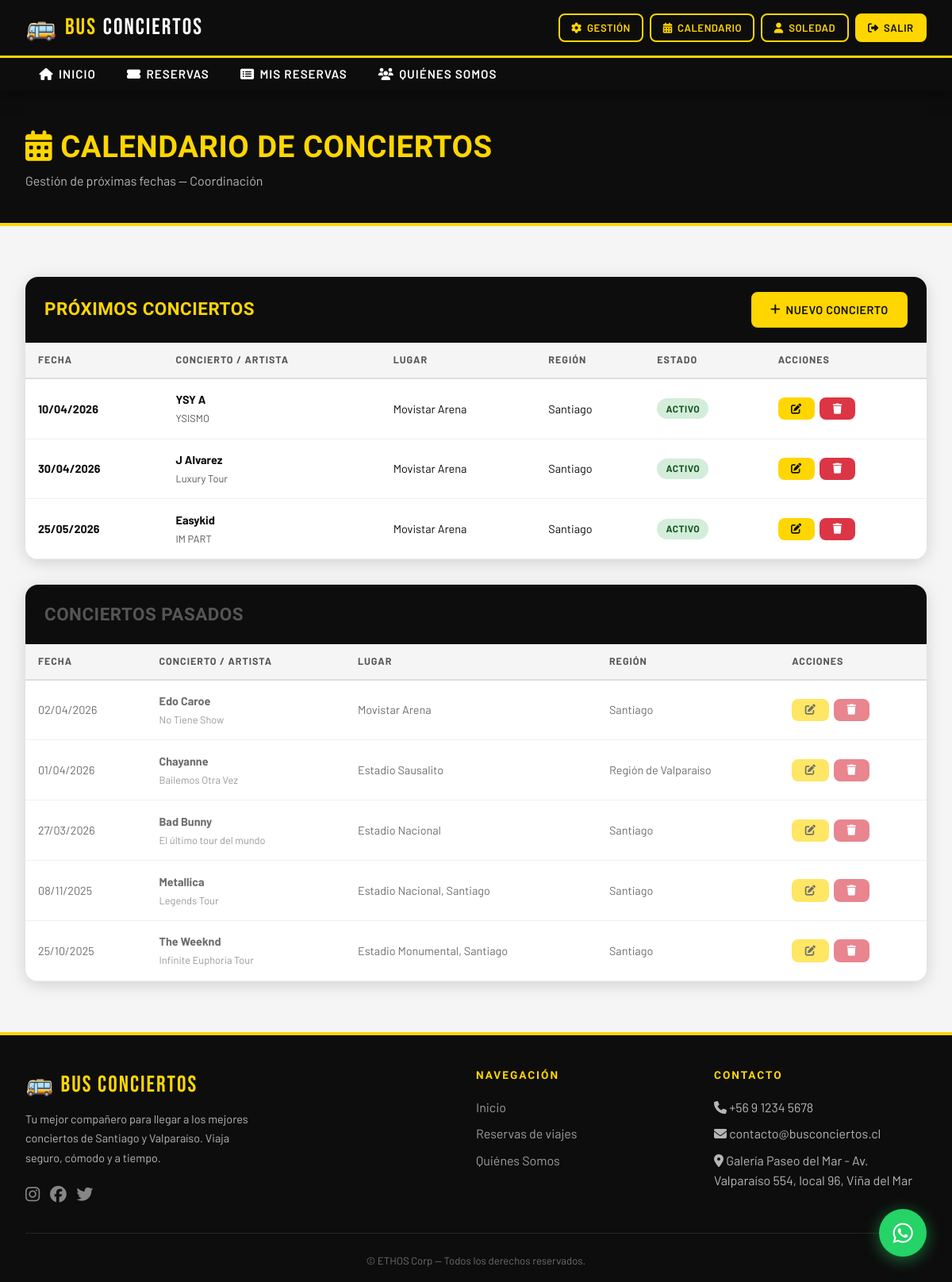
Page /calendario/ (signed in) on the earlier database version.
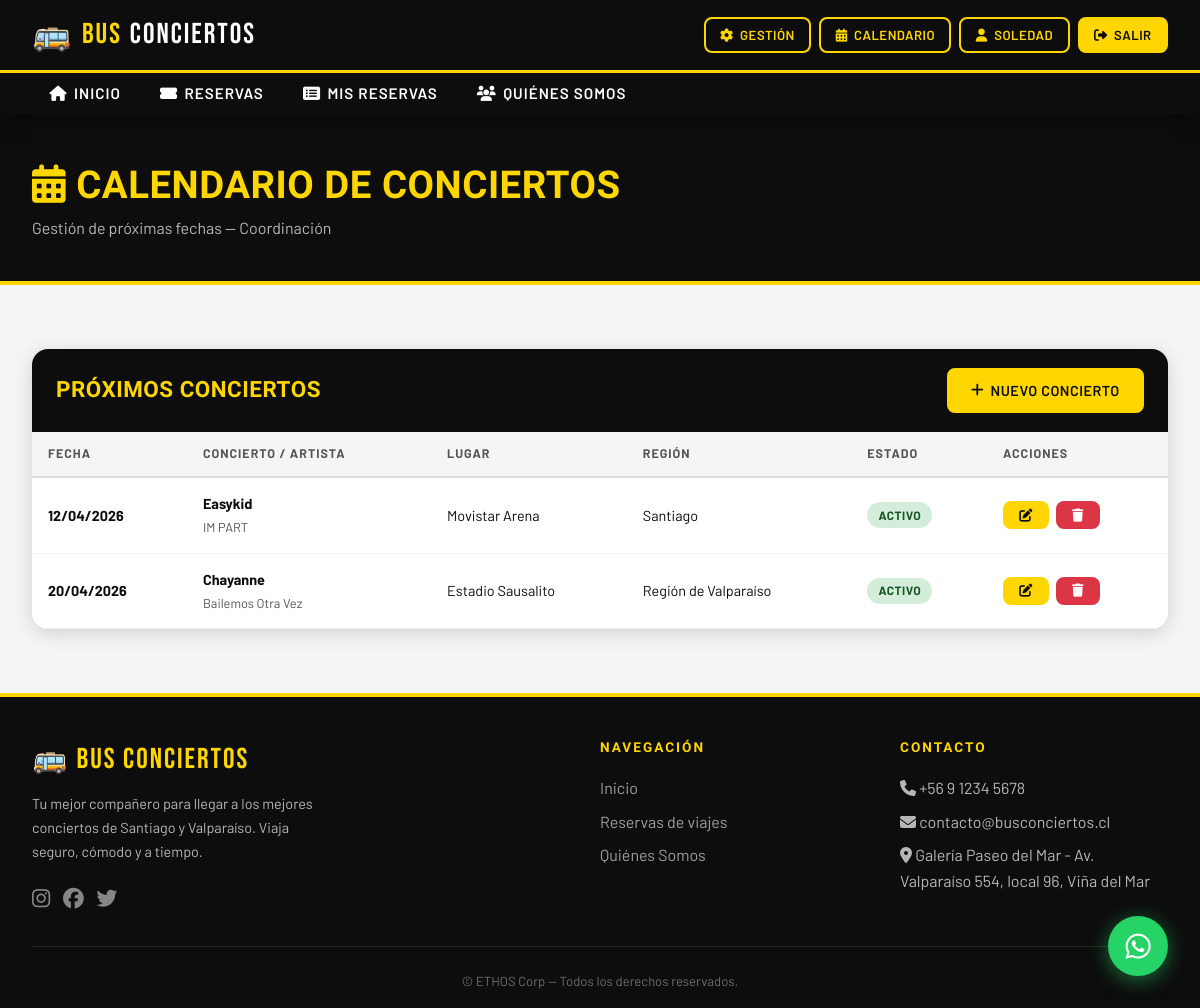
Same page on the later database version.
### core/models.py (models this page shows, shortened)
class Concierto(models.Model):
    REGION_CHOICES = [
        ('santiago', 'Santiago'),
        ('valparaiso', 'Región de Valparaíso'),
    ]
    nombre = models.CharField(max_length=200, verbose_name='Nombre del Concierto')
    artista = models.CharField(max_length=200, verbose_name='Artista / Banda')
    fecha = models.DateField(verbose_name='Fecha')
    lugar = models.CharField(max_length=300, verbose_name='Lugar / Recinto')
    region = models.CharField(max_length=20, choices=REGION_CHOICES, verbose_name='Región')
    descripcion = models.TextField(blank=True, verbose_name='Descripción')
    imagen_url = models.URLField(blank=True, verbose_name='URL Imagen')
    activo = models.BooleanField(default=True)
    class Meta:
        verbose_name = 'Concierto'
        verbose_name_plural = 'Conciertos'
        ordering = ['fecha']

### core/views.py (the view)
# urls.py: path('calendario/', views.calendario_conciertos, name='calendario_conciertos'),
@coordinador_required
def calendario_conciertos(request):
    hoy = timezone.now().date()
    proximos = Concierto.objects.filter(fecha__gte=hoy).order_by('fecha')
    pasados = Concierto.objects.filter(fecha__lt=hoy).order_by('-fecha')[:10]
    return render(request, 'core/calendario_conciertos.html', {
        'proximos': proximos,
        'pasados': pasados,
    })

### core/templates/core/calendario_conciertos.html (shortened to what this page needs)
{% extends 'base.html' %}
{% block content %}
<div class="page-header">
  <div class="container">
    <h1><i class="fa fa-calendar-alt"></i> Calendario de Conciertos</h1>
    <p>Gestión de próximas fechas — Coordinación</p>
  </div>
</div>
<section class="seccion" style="max-width:none;">
  <div class="tabla-wrapper">
    <div class="tabla-header">
      <h2>PRÓXIMOS CONCIERTOS</h2>
      <a href="{% url 'crear_concierto' %}" class="btn btn-primary"><i class="fa fa-plus"></i> Nuevo Concierto</a>
    </div>
    {% if proximos %}
    <div style="overflow-x:auto;">
      <table>
        <thead>
          <tr>
            <th>Fecha</th>
            <th>Concierto / Artista</th>
            <th>Lugar</th>
            <th>Región</th>
            <th>Estado</th>
            <th>Acciones</th>
          </tr>
        </thead>
        <tbody>
          {% for c in proximos %}
          <tr>
            <td><strong>{{ c.fecha|date:"d/m/Y" }}</strong></td>
            <td>
              <strong>{{ c.artista }}</strong><br>
              <span style="font-size:0.8rem;color:var(--gris-medio);">{{ c.nombre }}</span>
            </td>
            <td>{{ c.lugar }}</td>
            <td>{{ c.get_region_display }}</td>
            <td>
              {% if c.activo %}
                <span class="badge-estado badge-disponible">Activo</span>
              {% else %}
                <span class="badge-estado badge-cancelado">Inactivo</span>
              {% endif %}
            </td>
            <td>
              <div class="tabla-acciones">
                <a href="{% url 'editar_concierto' c.pk %}" class="btn btn-primary btn-sm" title="Editar"><i class="fa fa-edit"></i></a>
                <a href="{% url 'eliminar_concierto' c.pk %}" class="btn btn-danger btn-sm" title="Eliminar"><i class="fa fa-trash"></i></a>
              </div>
            </td>
          </tr>
          {% endfor %}
        </tbody>
      </table>
    </div>
    {% else %}
    <div style="text-align:center;padding:3rem;">
      <p style="color:var(--gris-medio);">No hay conciertos próximos registrados.</p>
      <a href="{% url 'crear_concierto' %}" class="btn btn-primary" style="margin-top:1rem;"><i class="fa fa-plus"></i> Agregar primer concierto</a>
    </div>
    {% endif %}
  </div>
  {% if pasados %}
  <div class="tabla-wrapper" style="margin-top:2rem;">
    <div class="tabla-header">
      <h2 style="color:var(--gris-medio);">CONCIERTOS PASADOS</h2>
    </div>
    <div style="overflow-x:auto;">
      <table>
        <thead>
          <tr>
            <th>Fecha</th>
            <th>Concierto / Artista</th>
            <th>Lugar</th>
            <th>Región</th>
            <th>Acciones</th>
          </tr>
        </thead>
        <tbody>
          {% for c in pasados %}
          <tr style="opacity:0.6;">
            <td>{{ c.fecha|date:"d/m/Y" }}</td>
            <td>
              <strong>{{ c.artista }}</strong><br>
              <span style="font-size:0.8rem;color:var(--gris-medio);">{{ c.nombre }}</span>
            </td>
            <td>{{ c.lugar }}</td>
            <td>{{ c.get_region_display }}</td>
            <td>
              <div class="tabla-acciones">
                <a href="{% url 'editar_concierto' c.pk %}" class="btn btn-primary btn-sm" title="Editar"><i class="fa fa-edit"></i></a>
                <a href="{% url 'eliminar_concierto' c.pk %}" class="btn btn-danger btn-sm" title="Eliminar"><i class="fa fa-trash"></i></a>
              </div>
            </td>
          </tr>
          {% endfor %}
        </tbody>
      </table>
    </div>
  </div>
  {% endif %}
</section>
{% endblock %}

### templates/base.html (shortened to what this page needs)
{% load static %}
<!DOCTYPE html>
<html lang="es">
<head>
  <link rel="stylesheet" href="https://cdnjs.cloudflare.com/ajax/libs/font-awesome/6.5.0/css/all.min.css" />
  <link rel="stylesheet" href="{% static 'css/main.css' %}" />
</head>
<body>
<nav class="navbar-bc">
  <div class="navbar-top">
    <div class="navbar-inner">
      <a href="{% url 'inicio' %}" class="brand">
        <span class="icon-bus">🚌</span>
        BUS <span>CONCIERTOS</span>
      </a>
      <div class="nav-actions">
        {% if user.is_authenticated %}
          {% if user.is_superuser or user.groups.all.0.name == 'Administrador' or user.groups.all.0.name == 'Coordinador' %}
            <a href="{% url 'gestion_viajes' %}" class="btn btn-outline btn-sm"><i class="fa fa-cog"></i> Gestión</a>
            <a href="{% url 'calendario_conciertos' %}" class="btn btn-outline btn-sm"><i class="fa fa-calendar-alt"></i> Calendario</a>
          {% endif %}
          <a href="{% url 'mi_perfil' %}" class="btn btn-outline btn-sm"><i class="fa fa-user"></i> {{ user.first_name|default:user.username }}</a>
          <a href="{% url 'logout' %}" class="btn btn-primary btn-sm"><i class="fa fa-sign-out-alt"></i> Salir</a>
        {% else %}
          <a href="{% url 'login' %}" class="btn btn-outline btn-sm"><i class="fa fa-sign-in-alt"></i> Ingresar</a>
          <a href="{% url 'registro' %}" class="btn btn-primary btn-sm"><i class="fa fa-user-plus"></i> Registrarse</a>
        {% endif %}
      </div>
    </div>
  </div>
  <div class="nav-collapse">
    <ul class="nav-links">
      <li><a href="{% url 'inicio' %}"><i class="fa fa-home"></i> Inicio</a></li>
      <li><a href="{% url 'lista_viajes' %}"><i class="fa fa-ticket-alt"></i> Reservas</a></li>
      {% if user.is_authenticated %}
      <li><a href="{% url 'mis_reservas' %}"><i class="fa fa-list-alt"></i> Mis Reservas</a></li>
      {% endif %}
      <li><a href="{% url 'quienes_somos' %}"><i class="fa fa-users"></i> Quiénes Somos</a></li>
    </ul>
  </div>
</nav>
<main>
  {% block content %}{% endblock %}
</main>
<footer>
  <div class="footer-grid">
    <div>
      <div class="footer-brand">🚌 Bus Conciertos</div>
      <p style="font-size:0.9rem;max-width:300px;line-height:1.7;">
        Tu mejor compañero para llegar a los mejores conciertos de Santiago y Valparaíso. Viaja seguro, cómodo y a tiempo.
      </p>
      <div style="margin-top:1rem;display:flex;gap:0.8rem;">
        <a href="#" style="color:rgba(255,255,255,0.5);font-size:1.3rem;"><i class="fab fa-instagram"></i></a>
        <a href="#" style="color:rgba(255,255,255,0.5);font-size:1.3rem;"><i class="fab fa-facebook"></i></a>
        <a href="#" style="color:rgba(255,255,255,0.5);font-size:1.3rem;"><i class="fab fa-twitter"></i></a>
      </div>
    </div>
    <div>
      <h4>Navegación</h4>
      <ul>
        <li><a href="{% url 'inicio' %}">Inicio</a></li>
        <li><a href="{% url 'lista_viajes' %}">Reservas de viajes</a></li>
        <li><a href="{% url 'quienes_somos' %}">Quiénes Somos</a></li>
      </ul>
    </div>
    <div>
      <h4>Contacto</h4>
      <ul>
        <li><i class="fa fa-phone"></i> +56 9 1234 5678</li>
        <li><i class="fa fa-envelope"></i> contacto@busconciertos.cl</li>
        <li><i class="fa fa-map-marker-alt"></i> Galería Paseo del Mar - Av. Valparaíso 554, local 96, Viña del Mar</li>
      </ul>
    </div>
  </div>
  <div class="footer-bottom">
    <p>&copy; {{ "now"|date:"Y" }} ETHOS Corp — Todos los derechos reservados.</p>
  </div>
</footer>
<a href="https://wa.me/56912345678?text=Hola,%20quiero%20información%20sobre%20los%20viajes%20a%20conciertos"
   class="whatsapp-fab" target="_blank" rel="noopener" title="Consultas por WhatsApp">
  <i class="fab fa-whatsapp"></i>
</a>
</body>
</html>

Differences in the rows shown:
removed Concierto: fecha "10/04/2026", artista "YSY A", nombre "YSISMO", lugar "Movistar Arena", region "Santiago", activo "ACTIVO", shown under "PRÓXIMOS CONCIERTOS"
removed Concierto: fecha "30/04/2026", artista "J Alvarez", nombre "Luxury Tour", lugar "Movistar Arena", region "Santiago", activo "ACTIVO", shown under "PRÓXIMOS CONCIERTOS"
removed Concierto: fecha "25/05/2026", artista "Easykid", nombre "IM PART", lugar "Movistar Arena", region "Santiago", activo "ACTIVO", shown under "PRÓXIMOS CONCIERTOS"
removed Concierto: fecha "02/04/2026", artista "Edo Caroe", nombre "No Tiene Show", lugar "Movistar Arena", region "Santiago", shown under "CONCIERTOS PASADOS"
removed Concierto: fecha "01/04/2026", artista "Chayanne", nombre "Bailemos Otra Vez", lugar "Estadio Sausalito", region "Región de Valparaíso", shown under "CONCIERTOS PASADOS"
removed Concierto: fecha "27/03/2026", artista "Bad Bunny", nombre "El último tour del mundo", lugar "Estadio Nacional", region "Santiago", shown under "CONCIERTOS PASADOS"
removed Concierto: fecha "08/11/2025", artista "Metallica", nombre "Legends Tour", lugar "Estadio Nacional, Santiago", region "Santiago", shown under "CONCIERTOS PASADOS"
removed Concierto: fecha "25/10/2025", artista "The Weeknd", nombre "Infinite Euphoria Tour", lugar "Estadio Monumental, Santiago", region "Santiago", shown under "CONCIERTOS PASADOS"
added Concierto: fecha "12/04/2026", artista "Easykid", nombre "IM PART", lugar "Movistar Arena", region "Santiago", activo "ACTIVO", shown under "PRÓXIMOS CONCIERTOS"
added Concierto: fecha "20/04/2026", artista "Chayanne", nombre "Bailemos Otra Vez", lugar "Estadio Sausalito", region "Región de Valparaíso", activo "ACTIVO", shown under "PRÓXIMOS CONCIERTOS"
Other differences:
text no longer shown: "CONCIERTOS PASADOS FECHA CONCIERTO / ARTISTA LUGAR REGIÓN ACCIONES"
